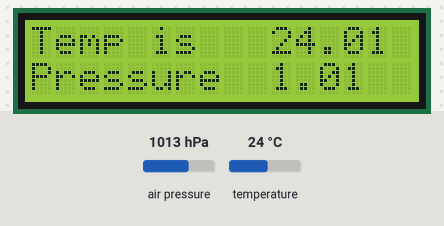
Bench run of a program on a simulated ESP32 board running MicroPython. Parts: 16×2 character LCD. The test bench sets the inputs (shaded band); at power-on: air pressure 1013 hPa, temperature 24 °C. What the program prints to the serial console is not drawn.

Above: at 1.2 s.
1.3 s: air pressure set to 952 hPa
At 3.0 s:
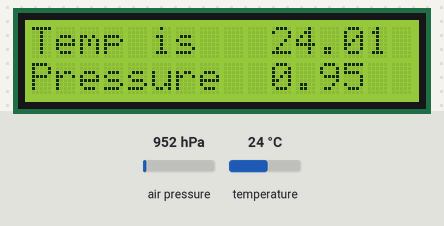
3.9 s: temperature set to 12 °C
At 5.4 s:
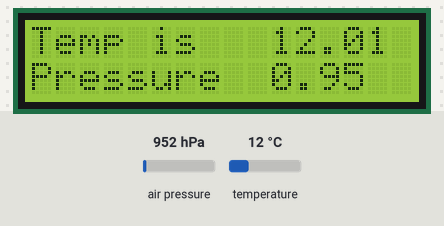
6.1 s: air pressure set to 975 hPa
At 7.9 s:
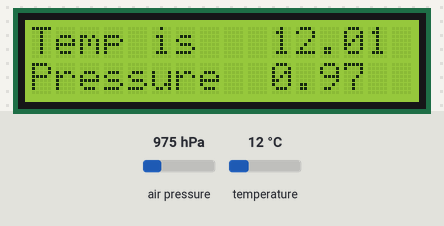
8.3 s: temperature set to 19 °C
At 10.4 s:
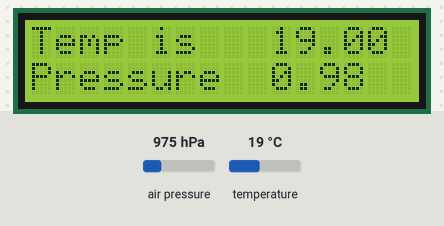
Timing chart, 0 to 11.5 s (numbered marks = the images above; inputs shaded):
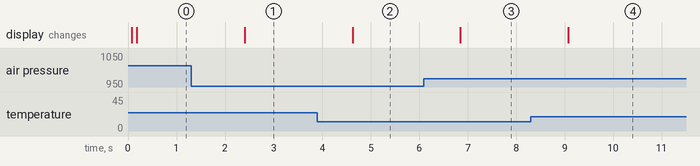

Measured:
- after the input at 1.3 s, the display: changes after 1.1 s (image 1)
- after the input at 3.9 s, the display: changes after 0.73 s (image 2)
- after the input at 6.1 s, the display: changes after 0.75 s (image 3)
- after the input at 8.3 s, the display: changes after 0.77 s (image 4)

The program:

main.py
```python
from machine import I2C, Pin
import utime
import time
import struct
from lcd_api import LcdApi
from pico_i2c_lcd import I2cLcd

# Настройка I2C
I2C_ADDR = 0x27  # Адрес I2C вашего дисплея (проверьте его с помощью сканера I2C)
BME280_ADDR = 0x76  # Адрес I2C BME280
I2C_NUM_ROWS = 2  # Количество строк на дисплее
I2C_NUM_COLS = 16  # Количество столбцов на дисплее

# Инициализация I2C
i2c = I2C(0, sda=Pin(21), scl=Pin(22))  # Пины SDA и SCL могут отличаться в зависимости от вашей платы

# Инициализация дисплея
lcd = I2cLcd(i2c, I2C_ADDR, I2C_NUM_ROWS, I2C_NUM_COLS)

# Очистка дисплея
lcd.clear()

SHT21_ADDR = 0x40
CMD_MEASURE_TEMP = 0xE3
CMD_MEASURE_HUM = 0xF5


# Чтение сенсора
def read_sensor(cmd):
    i2c.writeto(SHT21_ADDR, bytes([cmd]))
    time.sleep(0.1)
    data = i2c.readfrom(SHT21_ADDR, 3)
    return (data[0] << 8) | data[1]


# Получение температуры
def get_temperature():
    raw_temp = read_sensor(CMD_MEASURE_TEMP)
    return -46.85 + (175.72 * raw_temp / 65536)


# Получение влажности
def get_humidity():
    raw_hum = read_sensor(CMD_MEASURE_HUM)
    return -6.0 + 125.0 * (raw_hum / 65536.0)


# Запись в регистр BME280
def write_bme280_reg(reg, value):
    i2c.writeto_mem(BME280_ADDR, reg, bytes([value]))


# Чтение регистра BME280
def read_bme280_reg(reg, lenght=1):
    return i2c.readfrom_mem(BME280_ADDR, reg, lenght)


# Чтение калибровочных данных
def read_bme280_calibration():
    data = read_bme280_reg(0x88, 24)
    calib = {
        'dig_T1': struct.unpack('<H', data[0:2])[0],
        'dig_T2': struct.unpack('<h', data[2:4])[0],
        'dig_T3': struct.unpack('<h', data[4:6])[0],
        'dig_P1': struct.unpack('<H', data[6:8])[0],
        'dig_P2': struct.unpack('<h', data[8:10])[0],
        'dig_P3': struct.unpack('<h', data[10:12])[0],
        'dig_P4': struct.unpack('<h', data[12:14])[0],
        'dig_P5': struct.unpack('<h', data[14:16])[0],
        'dig_P6': struct.unpack('<h', data[16:18])[0],
        'dig_P7': struct.unpack('<h', data[18:20])[0],
        'dig_P8': struct.unpack('<h', data[20:22])[0],
        'dig_P9': struct.unpack('<h', data[22:24])[0]
    }
    return calib


# Настройка BME280
def setup_bme280():
    write_bme280_reg(0xF2, 0x01)
    write_bme280_reg(0xF4, 0x27)
    write_bme280_reg(0xF5, 0xA0)


# Чтение необработанных данных
def read_bme280_raw():
    data = read_bme280_reg(0xF7, 6)
    raw_pressure = (data[0] << 12) | (data[1] << 4) | (data[2] >> 4)
    raw_temp = (data[3] << 12) | (data[4] << 4) | (data[5] >> 4)
    return raw_pressure, raw_temp


# Функция вычисления давления
def compensate_pressure(raw_pressure, raw_temp, calib):
    var1 = ((((raw_temp >> 3) - (calib['dig_T1'] << 1))) * calib['dig_T2']) >> 11
    var2 = (((((raw_temp >> 4) - calib['dig_T1']) * ((raw_temp >> 4) - calib['dig_T1'])) >> 12) * calib['dig_T3']) >> 14
    t_fine = var1 + var2

    var1 = (t_fine >> 1) - 64000
    var2 = (((var1 >> 2) * (var1 >> 2)) >> 11) * calib['dig_P6']
    var2 = var2 + ((var1 * calib['dig_P5']) << 1)
    var2 = (var2 >> 2) + (calib['dig_P4'] << 16)
    var1 = (((calib['dig_P3'] * (((var1 >> 2) * (var1 >> 2)) >> 13)) >> 3) + ((calib['dig_P2'] * var1) >> 1)) >> 18
    var1 = ((32768 + var1) * calib['dig_P1']) >> 15

    if var1 == 0:
        return 0  # Избегаем деления на 0

    pressure = (((1048576 - raw_pressure) - (var2 >> 12)) * 3125)
    pressure = (pressure // var1) * 2
    var1 = (calib['dig_P9'] * (((pressure >> 3) * (pressure >> 3)) >> 13)) >> 12
    var2 = ((pressure >> 2) * calib['dig_P8']) >> 13
    pressure = pressure + ((var1 + var2 + calib['dig_P7']) >> 4)

    return pressure / 100.0  # Давление в гПа


# Инициализация датчика BME280
try:
    setup_bme280()
    calib_data = read_bme280_calibration()
    print("BME280 успешно инициализирован")
except Exception as bme_error:
    print("BME280 не инициализирован", bme_error)


# Функция для отображения текста
def display_text(text, row=0, col=0):
    lcd.move_to(col, row)
    lcd.putstr(text)


display_text(f"Temp is", row=0, col=0)  # Вывод текста на первую строку
display_text(f"Pressure", row=1, col=0)  # Вывод текста на вторую строку
while True:
    try:
        raw_pressure, raw_temp = read_bme280_raw()
        pressure = (compensate_pressure(raw_pressure, raw_temp, calib_data) / 1000)
        temp = get_temperature()
        print(f"Temperature is {temp}")
        print(f"Pressure is {pressure}")
        display_text(f"{temp:.2f}", row=0, col=10)  # Вывод текста на первую строку
        display_text(f"{pressure:.2f}", row=1, col=10)  # Вывод текста на вторую строку
        time.sleep(1)
    except Exception as error:
        print("Ошибка чтения температуры:", error)
        lcd.clear()  # Очистка экрана
        display_text(f"Sensor lost", row=0, col=0)  # Вывод текста на первую строку
        display_text(f"Output old value", row=1, col=0)  # Вывод текста на первую строку
        time.sleep(1)
        lcd.clear()  # Очистка экрана
        display_text(f"Old_Temp is {temp:.1f}", row=0, col=0)  # Вывод текста на первую строку
        display_text(f"Old_Pressure {pressure:.1f}", row=1, col=0)  # Вывод текста на первую строку
        time.sleep(1)
        lcd.clear()
```
